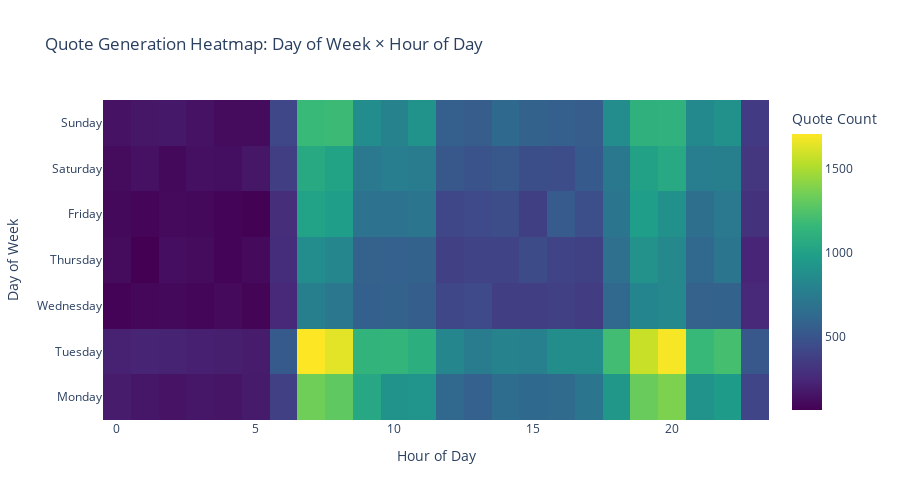

The cell this chart's notebook holds for it:
### Markdown cell above
## 4. Visualization 2: Activity Heatmap (Hour × Day of Week)

**Insight Focus**: Identifying peak engagement times.

### Code cell
# Create pivot table for heatmap
day_order = ['Monday', 'Tuesday', 'Wednesday', 'Thursday', 'Friday', 'Saturday', 'Sunday']
heatmap_data = quotes_df.groupby(['day_of_week', 'hour']).size().reset_index(name='count')
heatmap_pivot = heatmap_data.pivot(index='day_of_week', columns='hour', values='count').fillna(0)
heatmap_pivot = heatmap_pivot.reindex(day_order)

# Create interactive heatmap
fig = go.Figure(data=go.Heatmap(
    z=heatmap_pivot.values,
    x=heatmap_pivot.columns,
    y=heatmap_pivot.index,
    colorscale='Viridis',
    hovertemplate='<b>%{y}</b><br>Hour: %{x}:00<br>Quotes: %{z:.0f}<extra></extra>',
    colorbar=dict(title='Quote Count')
))

fig.update_layout(
    title='Quote Generation Heatmap: Day of Week × Hour of Day',
    xaxis_title='Hour of Day',
    yaxis_title='Day of Week',
    height=500,
    template='plotly_white'
)

fig.show()

# Find peak hours
hourly_quotes = quotes_df.groupby('hour').size().sort_values(ascending=False)
print(f"\nTop 5 Peak Hours:")
for hour, count in hourly_quotes.head().items():
    print(f"  {hour:02d}:00 - {count:,} quotes ({count/len(quotes_df)*100:.1f}%)")

### Figure 1 — Plotly figure (JSON) as saved in the notebook; plotly's stock layout.template omitted (floating-point values rounded to 4 significant figures; data arrays with more than 128 entries replaced by an {"elided": "..."} marker saying what was removed)
{"data": [{"colorbar": {"title": {"text": "Quote Count"}}, "colorscale": [[0, "#440154"], [0.1111, "#482878"], [0.2222, "#3e4989"], [0.3333, "#31688e"], [0.4444, "#26828e"], [0.5556, "#1f9e89"], [0.6667, "#35b779"], [0.7778, "#6ece58"], [0.8889, "#b5de2b"], [1, "#fde725"]], "hovertemplate": "<b>%{y}</b><br>Hour: %{x}:00<br>Quotes: %{z:.0f}<extra></extra>", "type": "heatmap", "x": [0, 1, 2, 3, 4, 5, 6, 7, 8, 9, 10, 11, 12, 13, 14, 15, 16, 17, 18, 19, 20, 21, 22, 23], "y": ["Monday", "Tuesday", "Wednesday", "Thursday", "Friday", "Saturday", "Sunday"], "z": {"elided": "7x24 int values"}}], "layout": {"height": 500, "title": {"text": "Quote Generation Heatmap: Day of Week × Hour of Day"}, "xaxis": {"title": {"text": "Hour of Day"}}, "yaxis": {"title": {"text": "Day of Week"}}}}
